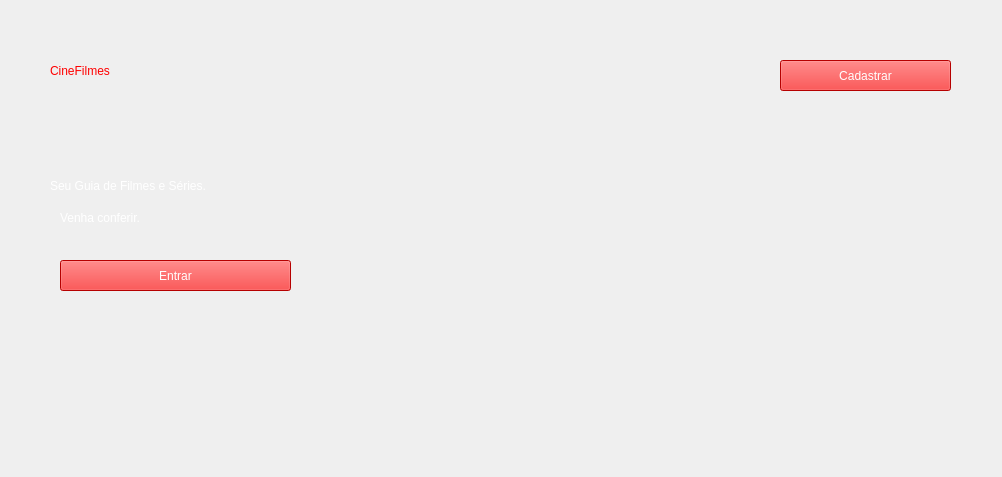
<?xml version="1.0" encoding="UTF-8"?>
<ui version="4.0">
 <class>Pag_inicial</class>
 <widget class="QMainWindow" name="Pag_inicial">
  <property name="geometry">
   <rect>
    <x>0</x>
    <y>0</y>
    <width>1002</width>
    <height>477</height>
   </rect>
  </property>
  <property name="windowTitle">
   <string>MainWindow</string>
  </property>
  <widget class="QWidget" name="tela_inicial">
   <widget class="QFrame" name="Home">
    <property name="geometry">
     <rect>
      <x>40</x>
      <y>40</y>
      <width>931</width>
      <height>411</height>
     </rect>
    </property>
    <property name="frameShape">
     <enum>QFrame::NoFrame</enum>
    </property>
    <widget class="QLabel" name="txt_CineFilmes">
     <property name="geometry">
      <rect>
       <x>10</x>
       <y>10</y>
       <width>171</width>
       <height>41</height>
      </rect>
     </property>
     <property name="styleSheet">
      <string notr="true">color: rgb(255, 0, 0);
font: 22pt &quot;Segoe UI&quot;;
font: 900 22pt &quot;Segoe UI&quot;;</string>
     </property>
     <property name="text">
      <string>CineFilmes</string>
     </property>
    </widget>
    <widget class="QLabel" name="txt_Seu_Guia_de_Filmes_e_Series">
     <property name="geometry">
      <rect>
       <x>10</x>
       <y>120</y>
       <width>381</width>
       <height>51</height>
      </rect>
     </property>
     <property name="styleSheet">
      <string notr="true">color: rgb(255, 255, 255);
font: 700 22pt &quot;Segoe UI&quot;;</string>
     </property>
     <property name="text">
      <string>Seu Guia de Filmes e Séries.</string>
     </property>
    </widget>
    <widget class="QLabel" name="txt_Venha_conferir">
     <property name="geometry">
      <rect>
       <x>20</x>
       <y>170</y>
       <width>131</width>
       <height>16</height>
      </rect>
     </property>
     <property name="styleSheet">
      <string notr="true">color: rgb(255, 255, 255);
font: 600 12pt &quot;Segoe UI&quot;;</string>
     </property>
     <property name="text">
      <string>Venha conferir.</string>
     </property>
    </widget>
    <widget class="QPushButton" name="btn_Descubra_Filmes_e_Series">
     <property name="geometry">
      <rect>
       <x>20</x>
       <y>220</y>
       <width>231</width>
       <height>31</height>
      </rect>
     </property>
     <property name="styleSheet">
      <string notr="true">color: rgb(255, 0, 0);
background-color: rgb(255, 0, 0);
color: rgb(255, 255, 255);</string>
     </property>
     <property name="text">
      <string>Entrar</string>
     </property>
    </widget>
    <widget class="QLabel" name="tela_de_inicio">
     <property name="geometry">
      <rect>
       <x>-10</x>
       <y>-10</y>
       <width>981</width>
       <height>451</height>
      </rect>
     </property>
     <property name="text">
      <string/>
     </property>
     <property name="pixmap">
      <pixmap>:/fme/fme.jpg</pixmap>
     </property>
     <property name="scaledContents">
      <bool>true</bool>
     </property>
    </widget>
    <widget class="QLabel" name="Img_inicio">
     <property name="geometry">
      <rect>
       <x>0</x>
       <y>-1</y>
       <width>931</width>
       <height>421</height>
      </rect>
     </property>
     <property name="text">
      <string/>
     </property>
     <property name="pixmap">
      <pixmap resource="../qrc/fme.qrc">:/icon 01/fme.jpg</pixmap>
     </property>
     <property name="scaledContents">
      <bool>true</bool>
     </property>
    </widget>
    <widget class="QPushButton" name="btn_Descubra_Filmes_e_Series_2">
     <property name="geometry">
      <rect>
       <x>740</x>
       <y>20</y>
       <width>171</width>
       <height>31</height>
      </rect>
     </property>
     <property name="styleSheet">
      <string notr="true">color: rgb(255, 0, 0);
background-color: rgb(255, 0, 0);
color: rgb(255, 255, 255);</string>
     </property>
     <property name="text">
      <string>Cadastrar</string>
     </property>
    </widget>
    <zorder>Img_inicio</zorder>
    <zorder>tela_de_inicio</zorder>
    <zorder>txt_CineFilmes</zorder>
    <zorder>txt_Seu_Guia_de_Filmes_e_Series</zorder>
    <zorder>txt_Venha_conferir</zorder>
    <zorder>btn_Descubra_Filmes_e_Series</zorder>
    <zorder>btn_Descubra_Filmes_e_Series_2</zorder>
   </widget>
  </widget>
 </widget>
 <resources>
  <include location="../qrc/fme.qrc"/>
 </resources>
 <connections/>
</ui>
